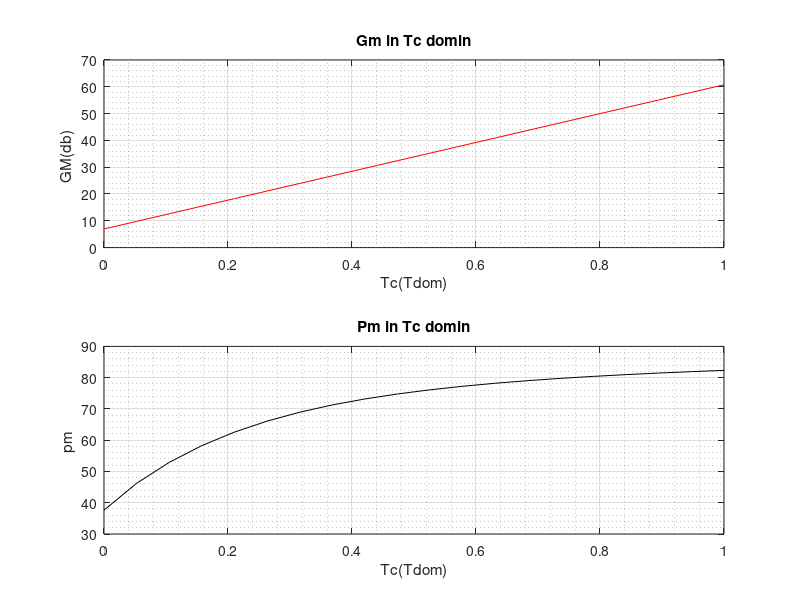

Write MATLAB code to recreate this figure.

clc;
clear
samples = 20;
tc =linspace(0,1,samples)
for i = 1:samples
k = -457/(300*(tc(i)*564 +73));
PID = k*(tf([1],[1])+tf([1/457],[1,0])+tf([113.5 0],[1]));
sensor = tf([1],[10,1]);
ac = tf([-307.4],[4.841*10^6 88760 527 1]);
G=PID*sensor*ac;
[Gm,Pm,Wcg,Wcp] = margin(G);
GM(i) = Gm;
PM(i) = Pm;
end



figure;
subplot(2,1,1)
plot(tc,GM,'r')
grid on; grid minor;
title('Gm in Tc domin')
ylabel('GM(db) ');
xlabel('Tc(Tdom)');
subplot(2,1,2)
plot(tc,PM,'k')
grid on; grid minor;
title('Pm in Tc domin')
ylabel('pm ');
xlabel('Tc(Tdom)');
























